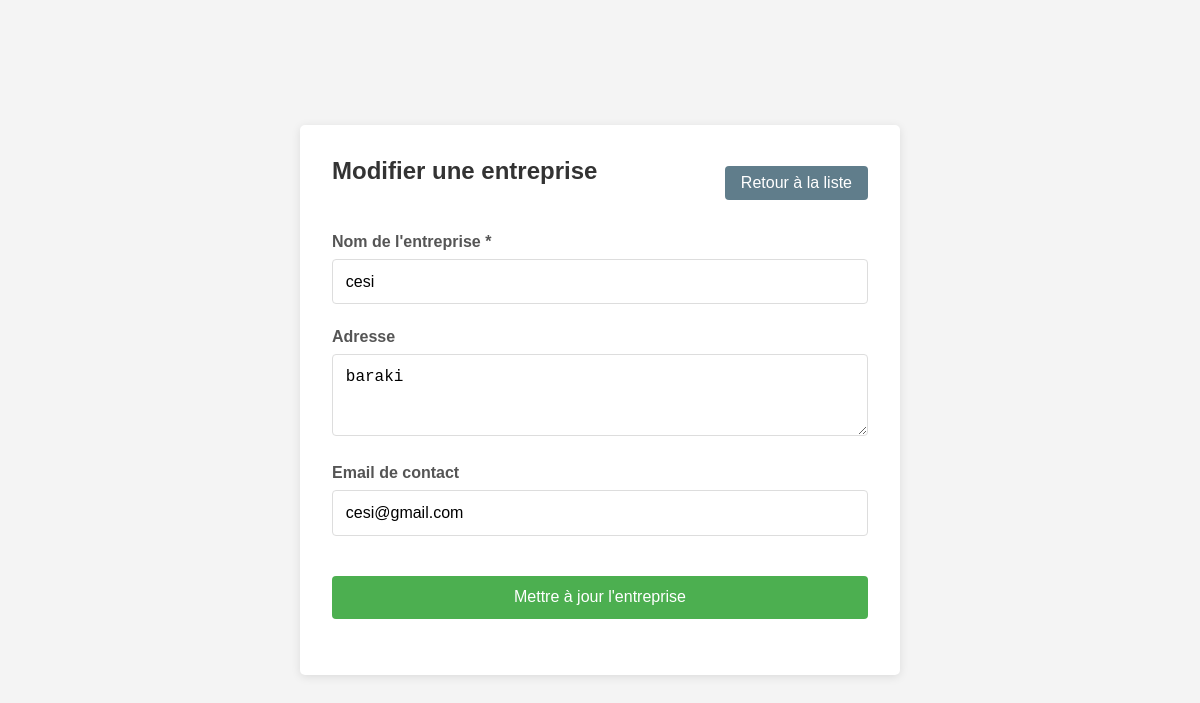
Page /index.php?page=modifier_entreprise&id=2 (signed in) on the committed database.
### tables this page shows
CREATE TABLE `entreprises` (
  `id` int(11) NOT NULL,
  `nom` varchar(255) NOT NULL,
  `adresse` varchar(255) DEFAULT NULL,
  `email` varchar(255) DEFAULT NULL
);

### controllers/EntrepriseController.php (called while the page is built, shortened)
<?php
require_once 'models/EntrepriseModel.php';
class EntrepriseController {
    private $entrepriseModel;
    public function __construct() {
        $this->entrepriseModel = new EntrepriseModel();
    }
    public function editForm($id) {
        $entreprise = $this->entrepriseModel->getEntrepriseById($id);
        include 'views/entreprise/form_entreprise.php';
    }
}
?>

### models/Database.php (called while the page is built)
<?php
class Database {
    private static $instance = null;
    private $conn;
    private function __construct() {
        $host = 'localhost';
        $db   = 'kéké';
        $user = 'root';
        $pass = '';
        $charset = 'utf8';
        $dsn = "mysql:host=$host;dbname=$db;charset=$charset";
        $options = [
            PDO::ATTR_ERRMODE            => PDO::ERRMODE_EXCEPTION,
            PDO::ATTR_DEFAULT_FETCH_MODE => PDO::FETCH_ASSOC,
            PDO::ATTR_EMULATE_PREPARES   => false,
        ];
        try {
            $this->conn = new PDO($dsn, $user, $pass, $options);
        } catch (PDOException $e) {
            throw new PDOException($e->getMessage(), (int)$e->getCode());
        }
    }
    public static function getInstance() {
        if (self::$instance == null) {
            self::$instance = new Database();
        }
        return self::$instance;
    }
    public function getConnection() {
        return $this->conn;
    }
}
?>

### models/EntrepriseModel.php (called while the page is built, shortened)
<?php
require_once 'models/Database.php';
class EntrepriseModel {
    private $db;
    public function __construct() {
        $this->db = Database::getInstance()->getConnection();
    }
    public function getEntrepriseById($id) {
        $query = "SELECT e.*, COUNT(DISTINCT o.id) as offre_count, COUNT(DISTINCT c.id) as candidature_count,
                 IFNULL(AVG(n.note), 0) as moyenne_notation
                 FROM entreprises e
                 LEFT JOIN offres_stage o ON e.id = o.entreprise_id
                 LEFT JOIN candidatures c ON o.id = c.offre_stage_id
                 LEFT JOIN notations n ON e.id = n.entreprise_id
                 WHERE e.id = :id
                 GROUP BY e.id";
        $stmt = $this->db->prepare($query);
        $stmt->execute(['id' => $id]);
        return $stmt->fetch();
    }
}
?>

### views/entreprise/form_entreprise.php (the view, shortened to what this page needs)
<!DOCTYPE html>
<html lang="fr">
<head>
    <link rel="stylesheet" href="../../public/css/style.css">
</head>
<body>
    <div class="container">
        <div class="header">
            <h2><?php echo isset($entreprise) ? 'Modifier' : 'Ajouter'; ?> une entreprise</h2>
            <a href="index.php?page=liste_entreprise" class="btn">Retour à la liste</a>
        </div>
        <form action="index.php?page=<?php echo isset($entreprise) ? 'modifier_entreprise_submit&id='.$entreprise['id'] : 'ajouter_entreprise_submit'; ?>" method="POST">
            <div class="form-group">
                <label for="nom">Nom de l'entreprise *</label>
                <input type="text" id="nom" name="nom" value="<?php echo isset($entreprise) ? htmlspecialchars($entreprise['nom']) : ''; ?>" required>
            </div>
            <div class="form-group">
                <label for="adresse">Adresse</label>
                <textarea id="adresse" name="adresse" rows="3"><?php echo isset($entreprise) && isset($entreprise['adresse']) ? htmlspecialchars($entreprise['adresse']) : ''; ?></textarea>
            </div>
            <div class="form-group">
                <label for="email">Email de contact</label>
                <input type="email" id="email" name="email" value="<?php echo isset($entreprise) && isset($entreprise['email']) ? htmlspecialchars($entreprise['email']) : ''; ?>">
            </div>
            <div class="form-group">
                <button type="submit" class="btn-submit"><?php echo isset($entreprise) ? 'Mettre à jour' : 'Ajouter'; ?> l'entreprise</button>
            </div>
        </form>
    </div>
</body>
</html>

### public/css/style.css (style rules this page uses)
* { box-sizing: border-box; margin: 0; padding: 0; }
body { font-family: Arial, sans-serif; background-color: #f4f4f4; display: flex; justify-content: center; align-items: center; height: 100vh; }
h2 { color: #333; margin-bottom: 1.5rem; text-align: center; }
.form-group { margin-bottom: 1rem; }
label { display: block; margin-bottom: 0.5rem; font-weight: bold; color: #555; }
input[type="text"], input[type="password"] { width: 100%; padding: 0.8rem; border: 1px solid #ddd; border-radius: 4px; font-size: 1rem; }
button { background-color: #4CAF50; border: none; color: white; padding: 0.8rem; width: 100%; border-radius: 4px; cursor: pointer; font-size: 1rem; margin-top: 1rem; transition: background-color 0.3s; }

### views/entreprise/form_entreprise.php (style rules this page uses)
.container { background-color: white; border-radius: 5px; box-shadow: 0 2px 10px rgba(0, 0, 0, 0.1); padding: 2rem; width: 100%; max-width: 600px; margin: 0 auto; }
.header { display: flex; justify-content: space-between; align-items: center; margin-bottom: 1.5rem; }
.btn { background-color: #607D8B; padding: 0.5rem 1rem; color: white; text-decoration: none; border-radius: 4px; display: inline-block; }
.form-group { margin-bottom: 1.5rem; }
label { display: block; margin-bottom: 0.5rem; font-weight: bold; }
input[type="text"], input[type="email"], textarea { width: 100%; padding: 0.8rem; border: 1px solid #ddd; border-radius: 4px; font-size: 1rem; }
.btn-submit { background-color: #4CAF50; border: none; color: white; padding: 0.8rem 1.5rem; font-size: 1rem; border-radius: 4px; cursor: pointer; }

### rows in the picture
entreprises: nom "cesi", adresse "baraki", email "cesi@gmail.com"
